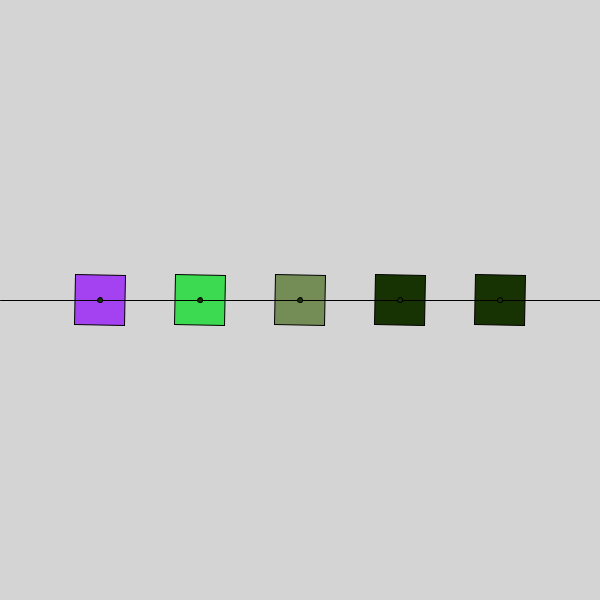
Frame 1 (no input)
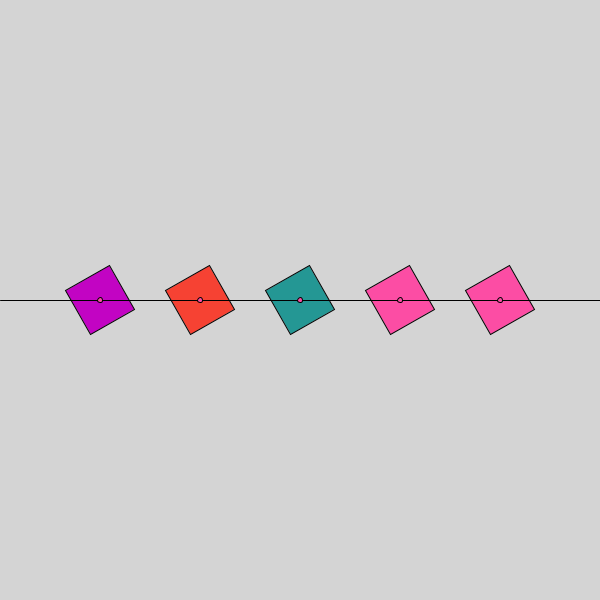
Frame 60 (the mouse pressed at the canvas centre just before this capture)
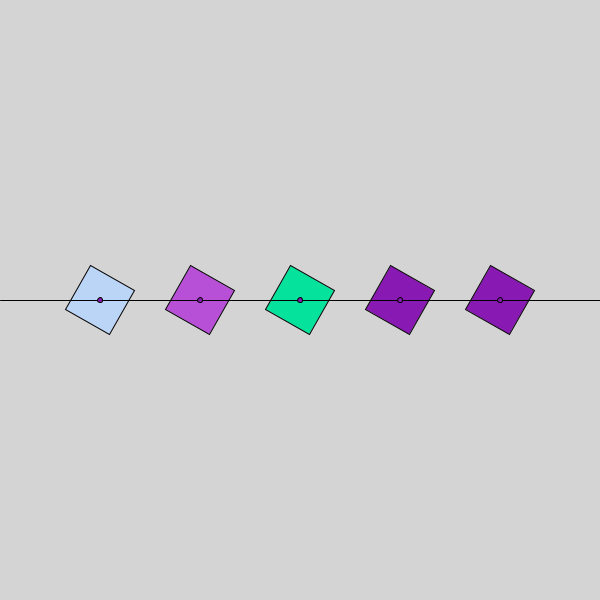
Frame 120 (the mouse held since frame 60 and released just before this capture)

The Processing sketch that drew these frames (run headless with seeded random() and noise(); from frame 60 on, the mouse is pressed at the canvas centre):

// Processing sketch: build
// ── build.pde
int r1 = 0;
//  rotation 1
int r2 = 0;
int r3 = 0;
int r4 = 0;
int r5 = 0;


void setup(){

	size(600,600);
	rectMode(CENTER);
	// what that meant was is
	// that whatever a rectangle that you make,
	// the ANCHOR POINT is actualy in the CENTER
	// of whatever width and height specified

	//frameRate(1024);

}

void draw(){
	background(212);

	pushMatrix();
		fill(color(random(255), random(255), random(255)));
		translate(100,height/2);
		rotate(radians(++r1));
		rect(0, 0, 50, 50);
	popMatrix();

	pushMatrix();
		fill(color(random(255), random(255), random(255)));
		translate(200,height/2);
		rotate(radians(++r2));
		rect(0, 0, 50, 50);
	popMatrix();

	pushMatrix();
		fill(color(random(255), random(255), random(255)));
		translate(300,height/2);
		rotate(radians(++r3));
		rect(0, 0, 50, 50);
	popMatrix();

	pushMatrix();
		fill(color(random(255), random(255), random(255)));
		translate(400,height/2);
		rotate(radians(++r4));
		rect(0, 0, 50, 50);
	popMatrix();

	pushMatrix();
		translate(500,height/2);
		rotate(radians(++r5));
		rect(0, 0, 50, 50);
	popMatrix();

	line(0, height/2, width, height/2);

	ellipse(100, height/2, 5,5);
	ellipse(200, height/2, 5,5);
	ellipse(300, height/2, 5,5);
	ellipse(400, height/2, 5,5);
	ellipse(500, height/2, 5,5);
	
}
